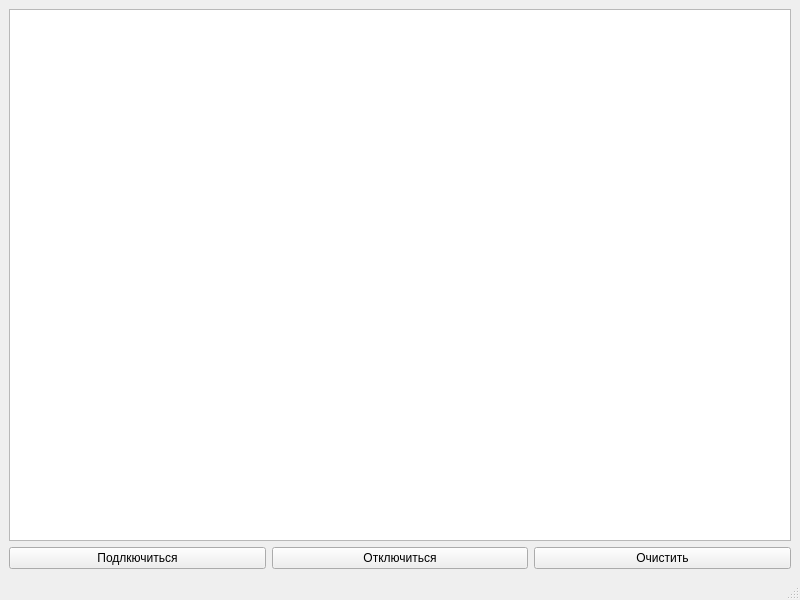
<?xml version="1.0" encoding="UTF-8"?>
<ui version="4.0">
 <class>MainWindow</class>
 <widget class="QMainWindow" name="MainWindow">
  <property name="geometry">
   <rect>
    <x>0</x>
    <y>0</y>
    <width>800</width>
    <height>600</height>
   </rect>
  </property>
  <property name="windowTitle">
   <string>MainWindow</string>
  </property>
  <widget class="QWidget" name="centralwidget">
   <layout class="QGridLayout" name="gridLayout">
    <item row="0" column="0">
     <layout class="QVBoxLayout" name="verticalLayout">
      <item>
       <widget class="QListView" name="logListView"/>
      </item>
      <item>
       <layout class="QHBoxLayout" name="horizontalLayout">
        <item>
         <widget class="QPushButton" name="btnConnect">
          <property name="text">
           <string>Подлкючиться</string>
          </property>
         </widget>
        </item>
        <item>
         <widget class="QPushButton" name="btnDisconnect">
          <property name="text">
           <string>Отключиться</string>
          </property>
         </widget>
        </item>
        <item>
         <widget class="QPushButton" name="btnClear">
          <property name="text">
           <string>Очистить</string>
          </property>
         </widget>
        </item>
       </layout>
      </item>
     </layout>
    </item>
   </layout>
  </widget>
  <widget class="QMenuBar" name="menubar">
   <property name="geometry">
    <rect>
     <x>0</x>
     <y>0</y>
     <width>800</width>
     <height>20</height>
    </rect>
   </property>
  </widget>
  <widget class="QStatusBar" name="statusbar"/>
 </widget>
 <resources/>
 <connections/>
</ui>
